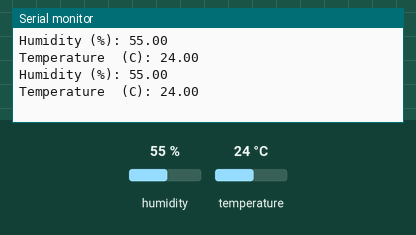
The sketch below on a simulated Arduino Uno, built with avr-gcc and run on an emulated ATmega328P. On the bench: the last lines printed to the serial monitor. The test bench sets the inputs (shaded band); at power-on: humidity 55 %, temperature 24 °C.

Above: at 2.8 s.
2.9 s: humidity set to 22 %
At 5.1 s:
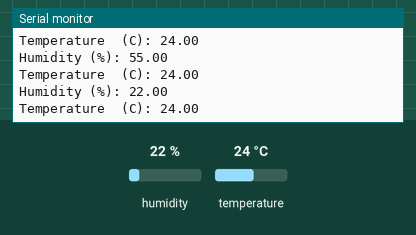
5.6 s: temperature set to 12 °C
At 7.5 s:
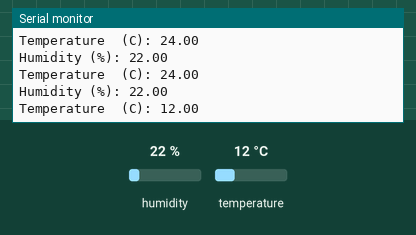
8.3 s: humidity set to 40 %
At 8.3 s:
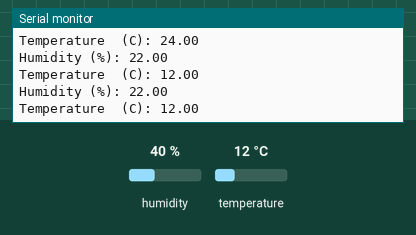
Timing chart, 0 to 11.3 s (numbered marks = the images above; inputs shaded):
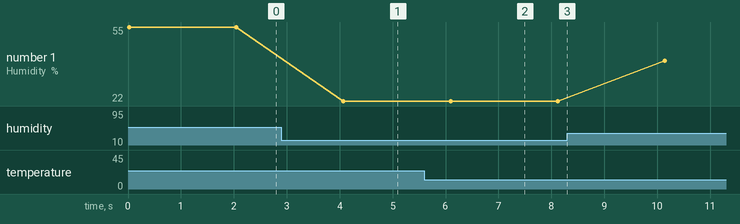

Measured:
- after the input at 2.9 s, the serial monitor: prints a new line after 1.2 s (image 1)
- after the input at 5.6 s, the serial monitor: prints a new line after 0.52 s (image 2)
- plotted number 1: 55 → 22 after the input at 2.9 s, 22 → 40 after the input at 8.3 s

The sketch:

DHT11.ino
```cpp
#include <dht11.h>
int  output_pin = 4;

dht11 DHT11;

void  setup()
{
  Serial.begin(9600);
  pinMode(output_pin, INPUT);
}

void loop()
{
  Serial.println();

  int chk = DHT11.read(output_pin);

  Serial.print("Humidity (%): ");
  Serial.println((float)DHT11.humidity, 2);

  Serial.print("Temperature  (C): ");
  Serial.println((float)DHT11.temperature, 2);

  delay(2000);
// Use analogWrite(pin, value) on PWM-enabled pins for variable output (e.g., LED brightness, motor speed).
}
```
